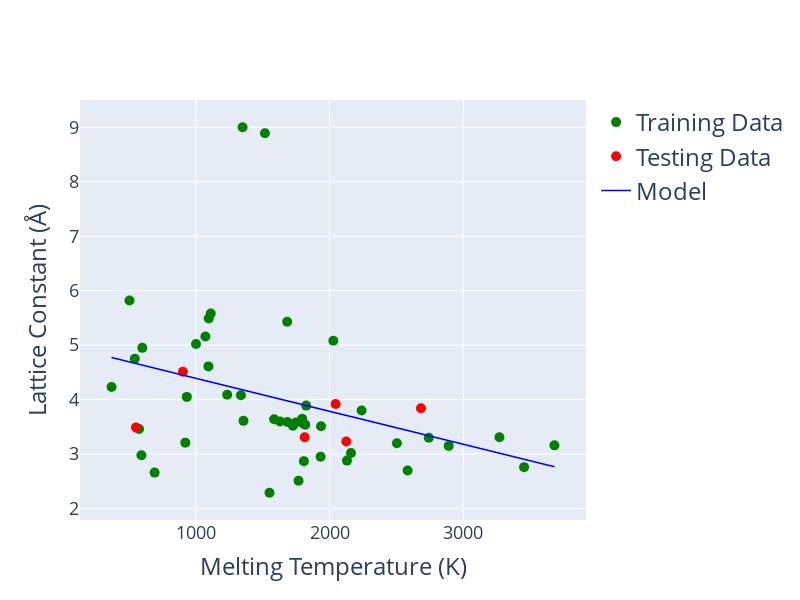

Notebook code for this chart:
### Code cell
predictions = regression(melt_train, melt_test, lattice_train, lattice_test)

plot(melt_train, melt_test, lattice_train, lattice_test, 
                       "Melting Temperature (K)", "Lattice Constant (Å)", predictions)

### Figure 1 — Plotly figure (JSON) as saved in the notebook; plotly's stock layout.template omitted (floating-point values rounded to 4 significant figures)
{"data": [{"marker": {"color": "green", "size": 10}, "mode": "markers", "name": "Training Data", "type": "scatter", "x": [2160, 933.5, 1350, 594.1, 2583, 1936, 1338.0, 1097, 576.6, 1235.0, 2028, 692.7, 1551, 3680, 1683, 1933, 922, 1072, 1002, 2130, 600.6, 1112, 2890, 1808, 1629, 371.0, 1726, 1586, 1768, 2741, 544.5, 3269, 1802, 2503, 3453, 505.1, 1795, 2239, 1818, 1685, 1095, 1517, 1747, 1357.0, 1825], "y": [3.02, 4.05, 9, 2.98, 2.7, 3.51, 4.08, 5.49, 3.46, 4.09, 5.08, 2.66, 2.29, 3.16, 5.43, 2.95, 3.21, 5.16, 5.02, 2.88, 4.95, 5.58, 3.15, 2.87, 3.6, 4.23, 3.52, 3.64, 2.51, 3.3, 4.75, 3.31, 3.56, 3.2, 2.76, 5.82, 3.65, 3.8, 3.54, 3.59, 4.61, 8.89, 3.58, 3.61, 3.89]}, {"marker": {"color": "red", "size": 10}, "mode": "markers", "name": "Testing Data", "type": "scatter", "x": [553.7, 2045, 903.9, 2683, 1814, 2125], "y": [3.49, 3.92, 4.51, 3.84, 3.31, 3.23]}, {"line": {"color": "blue", "width": 1.5}, "mode": "lines", "name": "Model", "type": "scatter", "x": [2160, 933.5, 1350, 594.1, 2583, 1936, 1338.0, 1097, 576.6, 1235.0, 2028, 692.7, 1551, 3680, 1683, 1933, 922, 1072, 1002, 2130, 600.6, 1112, 2890, 1808, 1629, 371.0, 1726, 1586, 1768, 2741, 544.5, 3269, 1802, 2503, 3453, 505.1, 1795, 2239, 1818, 1685, 1095, 1517, 1747, 1357.0, 1825, 553.7, 2045, 903.9, 2683, 1814, 2125], "y": [3.688, 4.433, 4.18, 4.639, 3.432, 3.824, 4.187, 4.333, 4.649, 4.25, 3.769, 4.579, 4.058, 2.766, 3.978, 3.826, 4.44, 4.349, 4.391, 3.707, 4.635, 4.324, 3.246, 3.902, 4.011, 4.774, 3.952, 4.037, 3.926, 3.336, 4.669, 3.016, 3.906, 3.48, 2.904, 4.693, 3.91, 3.641, 3.896, 3.977, 4.335, 4.079, 3.939, 4.176, 3.892, 4.663, 3.758, 4.451, 3.371, 3.898, 3.71]}], "layout": {"height": 600, "hovermode": "closest", "legend": {"font": {"size": 24}}, "showlegend": true, "width": 800, "xaxis": {"gridwidth": 1, "tickfont": {"size": 18}, "title": {"font": {"size": 24}, "text": "Melting Temperature (K)"}, "zeroline": false}, "yaxis": {"gridwidth": 1, "tickfont": {"size": 18}, "title": {"font": {"size": 24}, "text": "Lattice Constant (Å)"}, "zeroline": false}}}
